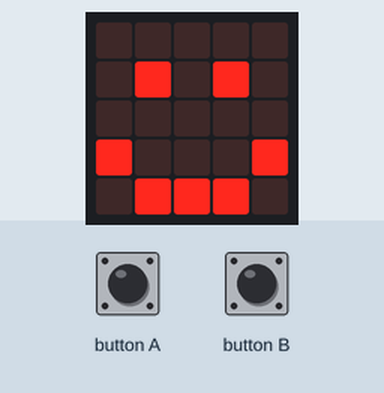
Simulated run of this program. Board: BBC micro:bit (MakeCode). Shown: the board's 5×5 LED display. The test bench sets the inputs (shaded band).

Above: at 0.1 s.
2.4 s: button A pressed for 0.15 s
At 5.3 s:
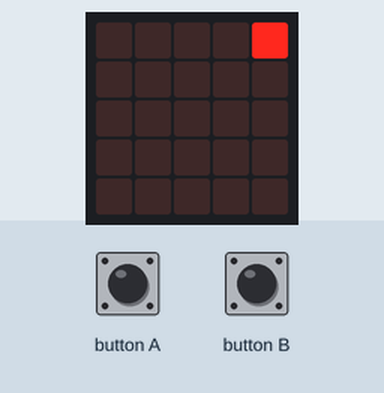
5.5 s: button B pressed for 0.15 s
At 8.4 s:
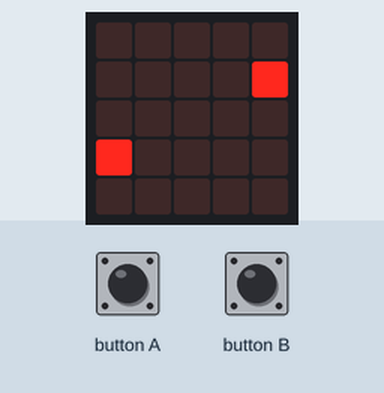
9.0 s: button A pressed for 0.15 s
At 13.5 s:
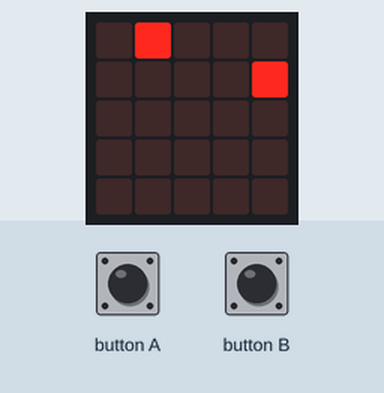
Timing chart, 0 to 15.0 s (numbered marks = the images above; inputs shaded):
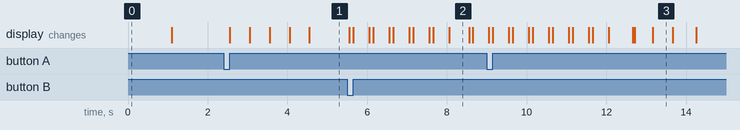

Measured:
- after the input at 2.4 s, the display: first changes after 0.15 s (image 1 shows a later state)
- after the input at 5.5 s, the display: first differs from a run without the input after 0.15 s (image 2 shows a later state)
- after the input at 9.0 s, the display: first differs from a run without the input after 3.7 s (image 3 shows a later state)
- what the display in image 2 shows lasts 0.5 s, from 8.1 s to 8.6 s

The program:

main.ts
```typescript
// (licence header left out)
// variables
let sprite: game.LedSprite = null
let loopCounter = 0

// setup
basic.showIcon(IconNames.Happy)
basic.pause(500)
basic.clearScreen()

// button a (clockwise)
input.onButtonPressed(Button.A, function () {

    // setup
    basic.clearScreen()
    loopCounter = 0
    sprite = game.createSprite(0, 0)

// top edge: move right
    while (loopCounter <= 4) {
        sprite.set(LedSpriteProperty.X, loopCounter)
        loopCounter = loopCounter + 1
        basic.pause(500)
    }

    loopCounter = 0

// right edge: move down
    while (loopCounter <= 4) {
        sprite.set(LedSpriteProperty.Y, loopCounter)
        loopCounter = loopCounter + 1
        basic.pause(500)
    }

    loopCounter = 0

// bottom edge: move left
    while (loopCounter <= 4) {
        sprite.set(LedSpriteProperty.X, 4 - loopCounter)
        loopCounter = loopCounter + 1
        basic.pause(500)
    }

    loopCounter = 0

// left edge: move up
    while (loopCounter <= 4) {
        sprite.set(LedSpriteProperty.Y, 4 - loopCounter)
        loopCounter = loopCounter + 1
        basic.pause(500)
    }
    sprite.delete()
    basic.showIcon(IconNames.Happy)
})

// button b (counter clockwise)
input.onButtonPressed(Button.B, function () {

    // setup
    basic.clearScreen()
    loopCounter = 0
    sprite = game.createSprite(0, 0)

    // left edge: move down
    while (loopCounter <= 4) {
        sprite.set(LedSpriteProperty.Y, loopCounter)
        loopCounter = loopCounter + 1
        basic.pause(500)
    }

    // bottom edge: move right
    loopCounter = 0
    while (loopCounter <= 4) {
        sprite.set(LedSpriteProperty.X, loopCounter)
        loopCounter = loopCounter + 1
        basic.pause(500)
    }

    // right edge: move up
    loopCounter = 0
    while (loopCounter <= 4) {
        sprite.set(LedSpriteProperty.Y, 4 - loopCounter)
        loopCounter = loopCounter + 1
        basic.pause(500)
    }

    // top edge: move left
    loopCounter = 0
    while (loopCounter <= 4) {
        sprite.set(LedSpriteProperty.X, 4 - loopCounter)
        loopCounter = loopCounter + 1
        basic.pause(500)
    }

    sprite.delete()
    basic.showIcon(IconNames.Happy)
})
```
